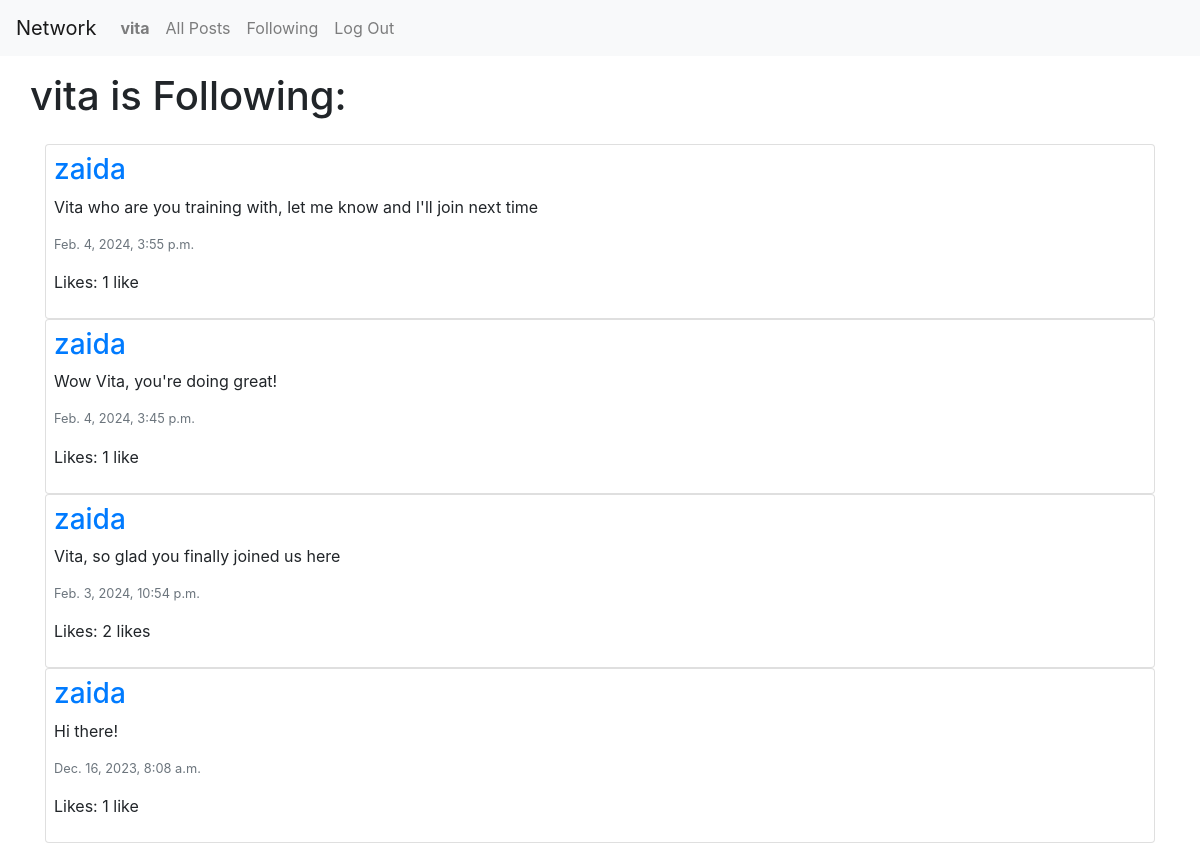
Before: /following (signed in) with the older database file.
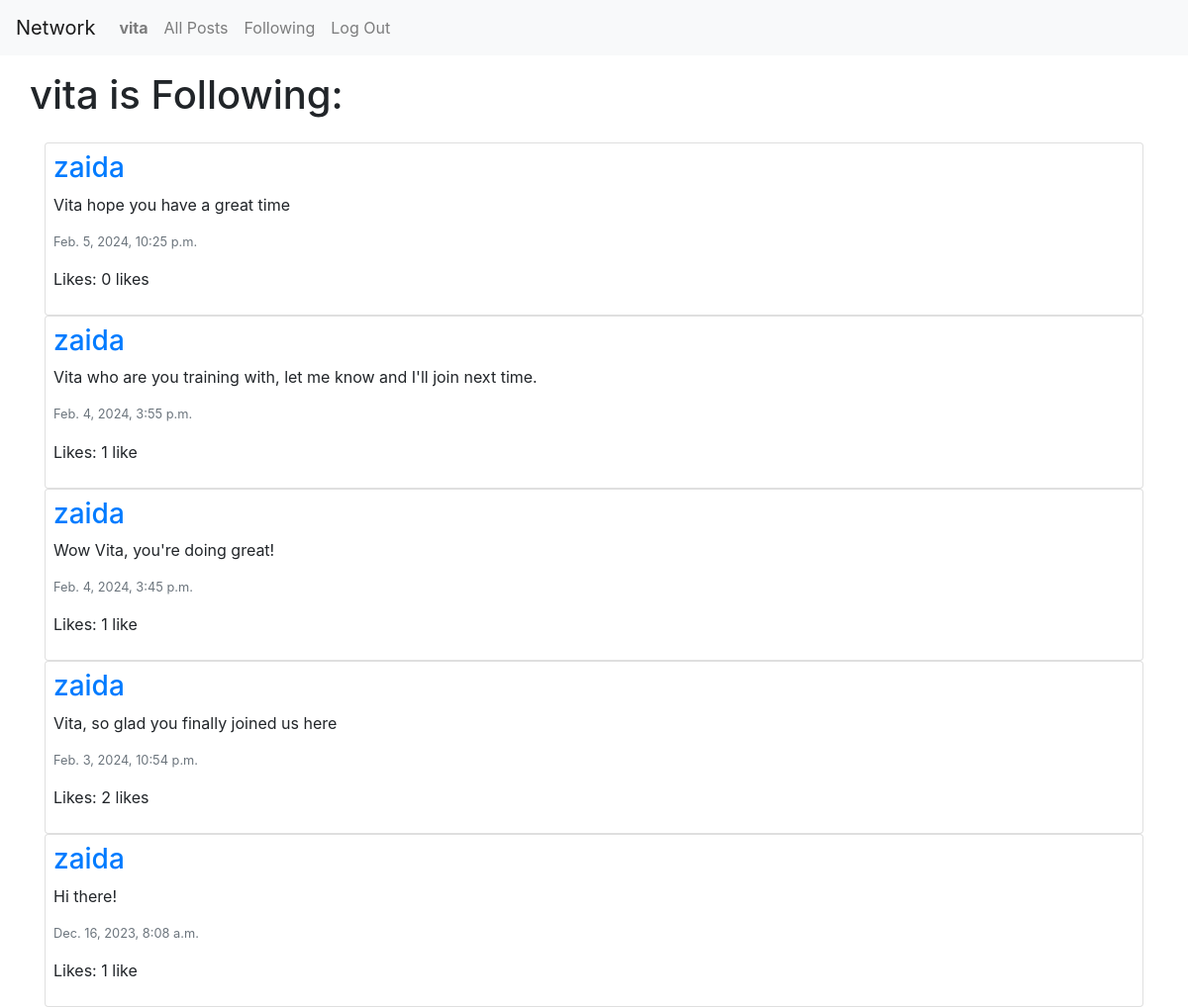
After: the same page with the newer database file.
### network/models.py (models this page shows, shortened)
class Post(models.Model):
    author= models.ForeignKey("User", on_delete=models.CASCADE, related_name='posts')
    content = models.CharField(max_length=300)
    timestamp = models.DateTimeField(auto_now_add=True)
    like = models.IntegerField(default=0)

class User(AbstractUser):
    pass

### network/views.py (the view)
# urls.py: path("following", views.following, name="following"),
def following(request):
    current_user = User.objects.get(pk=request.user.id)
    followingUsers = Follower.objects.filter(follower=current_user)
    posts_list = Post.objects.all().order_by('id').reverse()
    follPosts = []
    for post in posts_list:
        for person in followingUsers:
            if person.followed == post.author:
                follPosts.append(post)
    paginator = Paginator(follPosts, 10)
    page_number = request.GET.get('page')
    page_obj = paginator.get_page(page_number)
    return render(request, "network/following.html", {
        'page_obj': page_obj,
        'username': current_user,
    })

### network/templates/network/following.html (shortened to what this page needs)
{% extends "network/layout.html" %} {% load static %} {% block body %}
<div id="title" class="row my-3">
  <h1 class>{{ username }} is Following:</h1>
</div>
  <div id="all-posts">
    {% for post in page_obj %}
    <div class="card  p-2">
    <h3>
      <a href="{% url 'profile' user_id=post.author.id %}"
        >{{ post.author }}</a
      >
    </h3>
      <p>{{ post.content }}</p>
      <p class="text-secondary lh-1 small">{{ post.timestamp }}</p>
      <p>
        <span class="like_count" id="like_count_{{post.id}}"
          >Likes: {{ post.like }} {% if post.like == 1 %} like {% else %} likes
          {% endif %}
        </span>
      </p>
    </div>
    {% empty %}
    <h3>Not following any users yet</h3>
    {% endfor %}
  </div>
</div>
{% endblock %}

Changed rows visible on the page:
added Post: author "zaida", content "Vita hope you have a great time", timestamp "Feb. 5, 2024, 10:25 p.m.", like "0", shows "likes"
changed Post: content "Vita who are you training with, let me know and I'll join next time" → "Vita who are you training with, let me know and I'll join next time."
